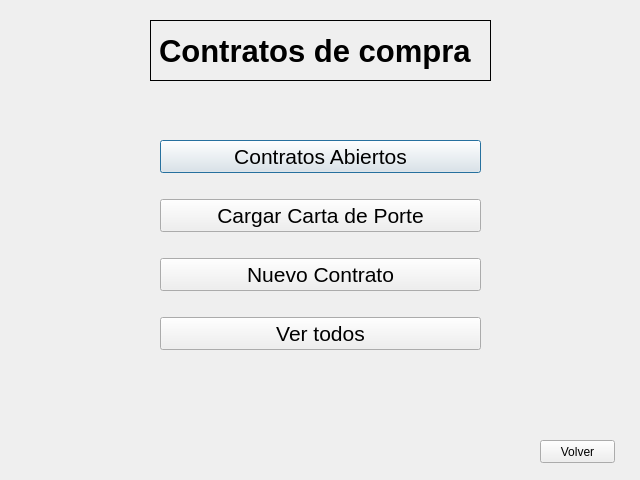
<?xml version="1.0" encoding="UTF-8"?>
<ui version="4.0">
 <class>GUI_Contratos</class>
 <widget class="QDialog" name="GUI_Contratos">
  <property name="geometry">
   <rect>
    <x>0</x>
    <y>0</y>
    <width>640</width>
    <height>480</height>
   </rect>
  </property>
  <property name="windowTitle">
   <string>Dialog</string>
  </property>
  <widget class="QLabel" name="label">
   <property name="geometry">
    <rect>
     <x>150</x>
     <y>20</y>
     <width>341</width>
     <height>61</height>
    </rect>
   </property>
   <property name="font">
    <font>
     <pointsize>23</pointsize>
     <weight>75</weight>
     <bold>true</bold>
    </font>
   </property>
   <property name="cursor">
    <cursorShape>ArrowCursor</cursorShape>
   </property>
   <property name="frameShape">
    <enum>QFrame::Panel</enum>
   </property>
   <property name="text">
    <string>Contratos de compra</string>
   </property>
  </widget>
  <widget class="QWidget" name="layoutWidget">
   <property name="geometry">
    <rect>
     <x>160</x>
     <y>120</y>
     <width>321</width>
     <height>251</height>
    </rect>
   </property>
   <layout class="QVBoxLayout" name="verticalLayout">
    <item>
     <widget class="QPushButton" name="pushButton">
      <property name="enabled">
       <bool>true</bool>
      </property>
      <property name="font">
       <font>
        <pointsize>16</pointsize>
       </font>
      </property>
      <property name="text">
       <string>Contratos Abiertos</string>
      </property>
      <property name="iconSize">
       <size>
        <width>29</width>
        <height>400</height>
       </size>
      </property>
     </widget>
    </item>
    <item>
     <widget class="QPushButton" name="pushButton_4">
      <property name="font">
       <font>
        <pointsize>16</pointsize>
       </font>
      </property>
      <property name="text">
       <string>Cargar Carta de Porte</string>
      </property>
     </widget>
    </item>
    <item>
     <widget class="QPushButton" name="pushButton_2">
      <property name="font">
       <font>
        <pointsize>16</pointsize>
       </font>
      </property>
      <property name="text">
       <string>Nuevo Contrato</string>
      </property>
     </widget>
    </item>
    <item>
     <widget class="QPushButton" name="pushButton_3">
      <property name="font">
       <font>
        <pointsize>16</pointsize>
       </font>
      </property>
      <property name="text">
       <string>Ver todos</string>
      </property>
     </widget>
    </item>
   </layout>
  </widget>
  <widget class="QPushButton" name="pushButton_5">
   <property name="geometry">
    <rect>
     <x>540</x>
     <y>440</y>
     <width>75</width>
     <height>23</height>
    </rect>
   </property>
   <property name="text">
    <string>Volver</string>
   </property>
  </widget>
 </widget>
 <resources/>
 <connections/>
</ui>
